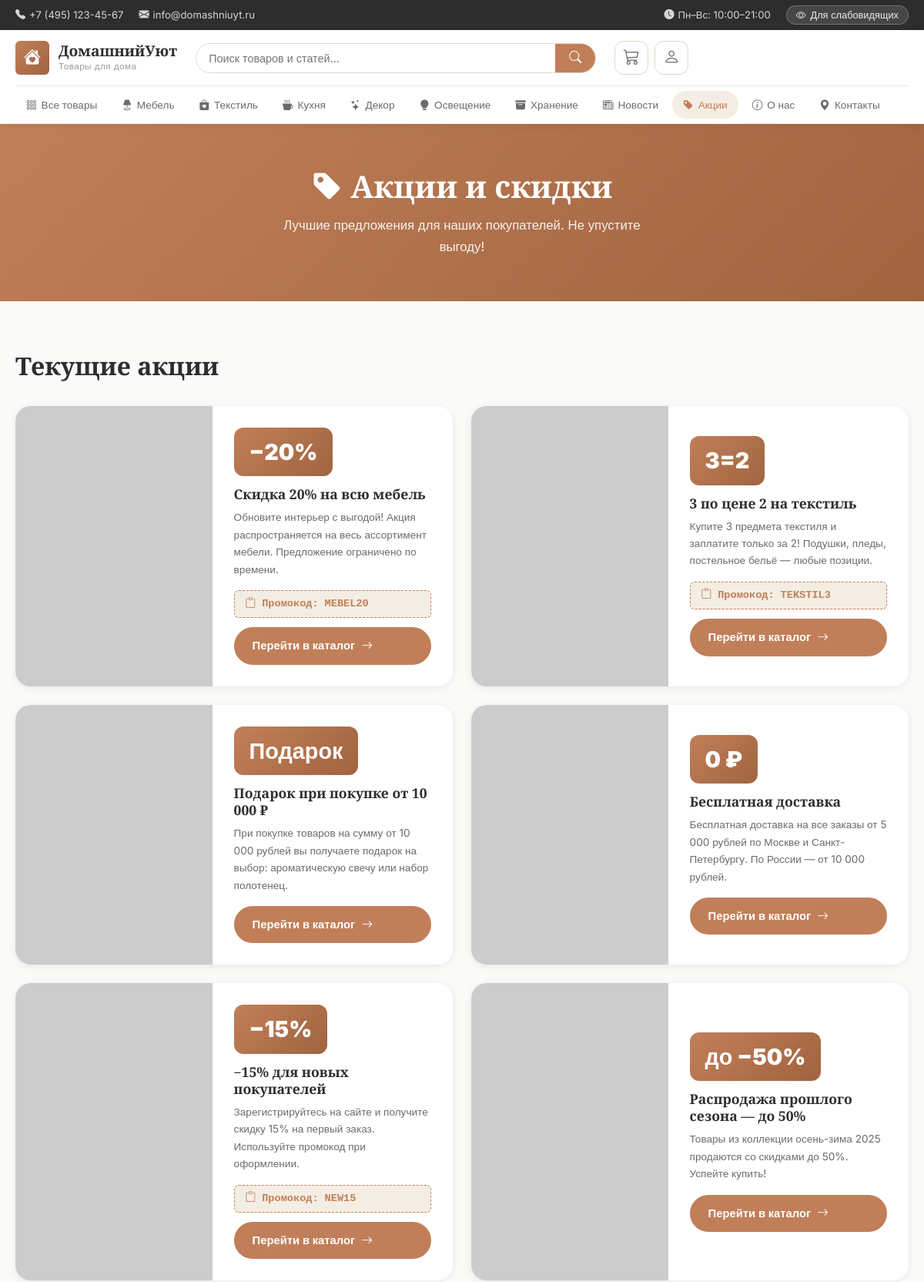
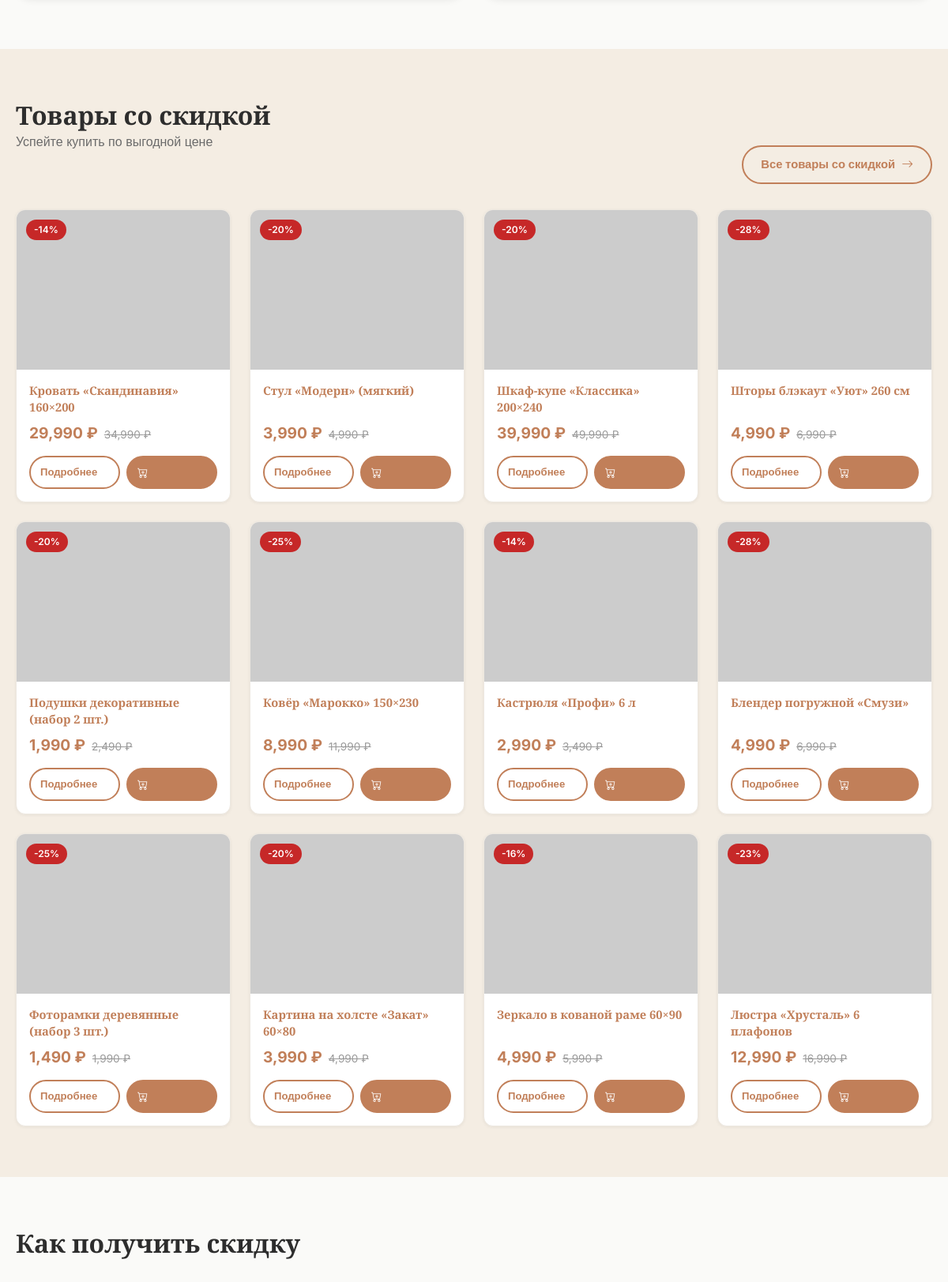
Page /promotions (upper part) on the committed database (2 pictures, top to bottom).
### app.py (models this page shows, shortened)
class Category(db.Model):
    __tablename__ = 'categories'
    id          = db.Column(db.Integer, primary_key=True)
    name        = db.Column(db.String(100), nullable=False)
    slug        = db.Column(db.String(100), unique=True, nullable=False)
    description = db.Column(db.Text)
    icon        = db.Column(db.String(50), default='bi-box')
    order       = db.Column(db.Integer, default=0)
    products = db.relationship('Product', backref='category', lazy=True)

class Promotion(db.Model):
    __tablename__ = 'promotions'
    id            = db.Column(db.Integer, primary_key=True)
    title         = db.Column(db.String(200), nullable=False)
    description   = db.Column(db.Text)
    discount_text = db.Column(db.String(50))   # Например «20%» или «3=2»
    image         = db.Column(db.String(255))
    promo_code    = db.Column(db.String(50))
    start_date    = db.Column(db.DateTime)
    end_date      = db.Column(db.DateTime)
    is_active     = db.Column(db.Boolean, default=True)

class Product(db.Model):
    __tablename__ = 'products'
    id               = db.Column(db.Integer, primary_key=True)
    name             = db.Column(db.String(200), nullable=False)
    slug             = db.Column(db.String(200), unique=True, nullable=False)
    category_id      = db.Column(db.Integer, db.ForeignKey('categories.id'), nullable=False)
    price            = db.Column(db.Float, nullable=False)
    old_price        = db.Column(db.Float)
    description      = db.Column(db.Text)
    full_description = db.Column(db.Text)
    image            = db.Column(db.String(255))
    is_featured      = db.Column(db.Boolean, default=False)   # Рекомендуем
    is_new           = db.Column(db.Boolean, default=False)   # Новинка
    is_sale          = db.Column(db.Boolean, default=False)   # Скидка
    stock            = db.Column(db.Integer, default=100)
    created_at       = db.Column(db.DateTime, default=datetime.utcnow)
    @property
    def discount_percent(self) -> int:
        if self.old_price and self.old_price > self.price:
            return int((1 - self.price / self.old_price) * 100)
        return 0

### app.py (the view)
@app.route('/promotions')
def promotions():
    active_promos = Promotion.query.filter_by(is_active=True).all()
    sale_products = Product.query.filter_by(is_sale=True).limit(12).all()
    return render_template('promotions.html',
                           promotions=active_promos,
                           sale_products=sale_products)

### app.py (called while the page is built)
@app.context_processor
def inject_globals():
    cats = Category.query.order_by(Category.order).all()
    cart = session.get('cart', {})
    cart_count = sum(cart.values()) if cart else 0
    return {
        'categories': cats,
        'cart_count': cart_count,
        'current_year': datetime.utcnow().year,
        'site_name': 'ДомашнийУют',
    }

### templates/promotions.html (shortened to what this page needs)
{% extends 'base.html' %}
{% block content %}
<div style="background:linear-gradient(135deg,var(--primary),var(--primary-dark));color:#fff;padding:56px 0;"
     aria-labelledby="promo-heading">
  <div class="container" style="text-align:center;">
    <h1 id="promo-heading" style="color:#fff;font-size:2.5rem;margin-bottom:12px;">
      <i class="bi bi-tag-fill" aria-hidden="true"></i> Акции и скидки
    </h1>
    <p style="opacity:.9;font-size:1.05rem;max-width:500px;margin:0 auto;">
      Лучшие предложения для наших покупателей. Не упустите выгоду!
    </p>
  </div>
</div>
<div class="container">
  {% if promotions %}
  <section class="section" aria-labelledby="active-promos-heading">
    <h2 id="active-promos-heading" class="section-title" style="margin-bottom:32px;">Текущие акции</h2>
    <div class="promo-grid">
      {% for promo in promotions %}
      <article class="promo-card">
        <div class="promo-card-img">
          <img src="{{ promo.image }}" alt="{{ promo.title }}" loading="lazy">
        </div>
        <div class="promo-card-body">
          {% if promo.discount_text %}
          <div class="promo-discount">{{ promo.discount_text }}</div>
          {% endif %}
          <h3 class="promo-card-title">{{ promo.title }}</h3>
          {% if promo.description %}
          <p class="promo-card-desc">{{ promo.description }}</p>
          {% endif %}
          {% if promo.promo_code %}
          <div class="promo-code" data-code="{{ promo.promo_code }}"
               role="button" tabindex="0"
               title="Нажмите для копирования промокода"
               aria-label="Промокод {{ promo.promo_code }}, нажмите для копирования">
            <i class="bi bi-clipboard" aria-hidden="true"></i>
            Промокод: <strong>{{ promo.promo_code }}</strong>
          </div>
          {% endif %}
          <a href="{{ url_for('catalog') }}" class="btn btn-primary">
            Перейти в каталог <i class="bi bi-arrow-right" aria-hidden="true"></i>
          </a>
        </div>
      </article>
      {% endfor %}
    </div>
  </section>
  {% endif %}
  {% if sale_products %}
  <section class="section section-alt" style="margin-left:-20px;margin-right:-20px;padding-left:20px;padding-right:20px;"
           aria-labelledby="sale-products-heading">
    <div style="padding:0;">
      <div class="section-header" style="margin-bottom:32px;">
        <div>
          <h2 id="sale-products-heading" class="section-title">Товары со скидкой</h2>
          <p class="section-subtitle">Успейте купить по выгодной цене</p>
        </div>
        <a href="{{ url_for('catalog') }}?sale=1" class="btn btn-outline">
          Все товары со скидкой <i class="bi bi-arrow-right" aria-hidden="true"></i>
        </a>
      </div>
      <div class="products-grid">
        {% for product in sale_products %}
        <article class="product-card">
          <a href="{{ url_for('product_detail', slug=product.slug) }}" class="product-card-img"
             aria-label="{{ product.name }}">
            <img src="{{ product.image }}" alt="{{ product.name }}" loading="lazy">
            <div class="product-badges">
              <span class="badge badge-sale">-{{ product.discount_percent }}%</span>
            </div>
          </a>
          <div class="product-card-body">
            <h3 class="product-card-name">
              <a href="{{ url_for('product_detail', slug=product.slug) }}">{{ product.name }}</a>
            </h3>
            <div class="product-card-price">
              <span class="price-current">{{ '{:,.0f}'.format(product.price) }} ₽</span>
              {% if product.old_price %}
              <span class="price-old">{{ '{:,.0f}'.format(product.old_price) }} ₽</span>
              {% endif %}
            </div>
            <div class="product-card-actions">
              <a href="{{ url_for('product_detail', slug=product.slug) }}" class="btn btn-outline btn-sm">Подробнее</a>
              <button type="button" class="btn btn-primary btn-sm" data-cart-add="{{ product.id }}"
                      aria-label="Добавить в корзину">
                <i class="bi bi-cart-plus" aria-hidden="true"></i>
              </button>
            </div>
          </div>
        </article>
        {% endfor %}
      </div>
    </div>
  </section>
  {% endif %}
  <section class="section" aria-labelledby="conditions-heading">
    <h2 id="conditions-heading" class="section-title" style="margin-bottom:32px;">Как получить скидку</h2>
      {% set steps = [
        ('1', 'bi-person-plus', 'Зарегистрируйтесь', 'Создайте аккаунт и получите -15% на первый заказ.'),
        ('2', 'bi-search', 'Найдите нужное', 'Выберите товары из ассортимента более 5 000 позиций.'),
        ('3', 'bi-clipboard-check', 'Введите промокод', 'Введите промокод при оформлении заказа.'),
        ('4', 'bi-truck', 'Получите заказ', 'Доставка по Москве от 1 дня, по России до 7 дней.'),
      ] %}
  </section>
</div>
{% endblock %}

### templates/base.html (shortened to what this page needs)
<!DOCTYPE html>
<html lang="ru">
<head>
  <link rel="stylesheet" href="https://cdn.jsdelivr.net/npm/bootstrap-icons@1.11.3/font/bootstrap-icons.css">
  <link rel="stylesheet" href="{{ url_for('static', filename='css/main.css') }}?v=3" id="main-css">
  <link rel="stylesheet" href="{{ url_for('static', filename='css/accessibility.css') }}?v=3" id="access-css" disabled>
</head>
<body class="standard-theme">
<header class="site-header" role="banner">
  <div class="header-top">
    <div class="container">
      <div class="header-top-inner">
        <div class="header-contacts">
          <a href="tel:+74951234567" aria-label="Позвонить">
            <i class="bi bi-telephone-fill" aria-hidden="true"></i> +7 (495) 123-45-67
          </a>
          <a href="mailto:info@domashniuyt.ru" aria-label="Написать письмо">
            <i class="bi bi-envelope-fill" aria-hidden="true"></i> info@domashniuyt.ru
          </a>
        </div>
        <div class="header-top-links">
          <span class="work-hours">
            <i class="bi bi-clock-fill" aria-hidden="true"></i> Пн–Вс: 10:00–21:00
          </span>
          <button class="theme-toggle" id="themeToggle" onclick="toggleTheme()"
                  aria-label="Переключить тему для слабовидящих" type="button">
            <i class="bi bi-eye" aria-hidden="true"></i>
            <span class="toggle-text">Для слабовидящих</span>
          </button>
        </div>
      </div>
    </div>
  </div>
  <nav class="main-nav" role="navigation" aria-label="Основное меню">
    <div class="container">
      <div class="nav-inner">
        <a href="{{ url_for('index') }}" class="logo" aria-label="ДомашнийУют — главная страница">
          <div class="logo-icon" aria-hidden="true">
            <i class="bi bi-house-heart-fill"></i>
          </div>
          <div class="logo-text">
            <span class="logo-name">{{ site_name }}</span>
            <span class="logo-tagline">Товары для дома</span>
          </div>
        </a>
        <div class="nav-search" role="search">
          <form action="{{ url_for('search') }}" method="GET" class="search-form"
                aria-label="Поиск по сайту">
            <input type="text" name="q" id="searchInput"
                   placeholder="Поиск товаров и статей..."
                   autocomplete="off"
                   value="{{ request.args.get('q', '') }}"
                   aria-autocomplete="list"
                   aria-controls="searchSuggestions">
            <button type="submit" aria-label="Найти">
              <i class="bi bi-search" aria-hidden="true"></i>
            </button>
          </form>
        </div>
        <div class="nav-actions">
          <a href="{{ url_for('cart_view') }}" class="nav-action" aria-label="Корзина{% if cart_count %}: {{ cart_count }} товар(ов){% endif %}">
            <i class="bi bi-cart3" aria-hidden="true"></i>
          </a>
          {% if current_user.is_authenticated %}
          <div class="nav-user-menu" id="userMenuWrap">
            <button class="nav-action user-btn" type="button"
                    id="userMenuBtn"
                    aria-label="Меню пользователя {{ current_user.username }}"
                    aria-haspopup="true"
                    aria-expanded="false">
              <i class="bi bi-person-circle" aria-hidden="true"></i>
            </button>
            <div class="user-dropdown" id="userDropdown" role="menu">
              <div class="user-dropdown-inner">
                <div class="user-dropdown-header">
                  <strong>{{ current_user.full_name or current_user.username }}</strong>
                  <small>{{ current_user.email }}</small>
                </div>
                <a href="{{ url_for('profile') }}" role="menuitem">
                  <i class="bi bi-person" aria-hidden="true"></i> Личный кабинет
                </a>
                {% if current_user.is_manager() %}
                <a href="{{ url_for('admin') }}" role="menuitem">
                  <i class="bi bi-gear" aria-hidden="true"></i> Панель управления
                </a>
                {% endif %}
                <a href="{{ url_for('logout') }}" class="logout-link" role="menuitem">
                  <i class="bi bi-box-arrow-right" aria-hidden="true"></i> Выйти
                </a>
              </div>
            </div>
          </div>
          {% else %}
          <a href="{{ url_for('login') }}" class="nav-action" aria-label="Войти в аккаунт">
            <i class="bi bi-person" aria-hidden="true"></i>
          </a>
          {% endif %}
        </div>
      </div>
      <div class="category-nav" id="categoryNav" role="navigation" aria-label="Категории товаров">
        <ul class="category-menu">
          <li>
            <a href="{{ url_for('catalog') }}"
               {% if request.endpoint == 'catalog' and not request.view_args.get('category_slug') %}class="active"{% endif %}>
              <i class="bi bi-grid-3x3-gap" aria-hidden="true"></i> Все товары
            </a>
          </li>
          {% for cat in categories %}
          <li>
            <a href="{{ url_for('catalog', category_slug=cat.slug) }}"
               {% if request.view_args and request.view_args.get('category_slug') == cat.slug %}class="active"{% endif %}>
              <i class="bi {{ cat.icon }}" aria-hidden="true"></i> {{ cat.name }}
            </a>
          </li>
          {% endfor %}
          <li>
            <a href="{{ url_for('news') }}"
               {% if request.endpoint in ('news','news_detail') %}class="active"{% endif %}>
              <i class="bi bi-newspaper" aria-hidden="true"></i> Новости
            </a>
          </li>
          <li>
            <a href="{{ url_for('promotions') }}"
               {% if request.endpoint == 'promotions' %}class="active"{% endif %}>
              <i class="bi bi-tag-fill" aria-hidden="true"></i> Акции
            </a>
          </li>
          <li>
            <a href="{{ url_for('about') }}"
               {% if request.endpoint == 'about' %}class="active"{% endif %}>
              <i class="bi bi-info-circle" aria-hidden="true"></i> О нас
            </a>
          </li>
          <li>
            <a href="{{ url_for('contacts') }}"
               {% if request.endpoint == 'contacts' %}class="active"{% endif %}>
              <i class="bi bi-geo-alt-fill" aria-hidden="true"></i> Контакты
            </a>
          </li>
        </ul>
      </div>
    </div>
  </nav>
</header>
<main class="main-content" id="main-content" role="main">
  {% block content %}{% endblock %}
</main>
</body>
</html>

### rows in the picture
Category: name "Мебель"
Category: name "Текстиль"
Category: name "Кухня"
Category: name "Декор"
Category: name "Освещение"
Category: name "Хранение"
Promotion: discount_text "−20%", title "Скидка 20% на всю мебель", description "Обновите интерьер с выгодой! Акция распространяется на весь ассортимент мебели. Предложение ограничено по времени.", promo_code "MEBEL20"
Promotion: discount_text "3=2", title "3 по цене 2 на текстиль", description "Купите 3 предмета текстиля и заплатите только за 2! Подушки, пледы, постельное бельё — любые позиции.", promo_code "TEKSTIL3"
Promotion: discount_text "Подарок", title "Подарок при покупке от 10 000 ₽", description "При покупке товаров на сумму от 10 000 рублей вы получаете подарок на выбор: ароматическую свечу или набор полотенец."
Promotion: discount_text "0 ₽", title "Бесплатная доставка", description "Бесплатная доставка на все заказы от 5 000 рублей по Москве и Санкт-Петербургу. По России — от 10 000 рублей."
Promotion: discount_text "−15%", title "−15% для новых покупателей", description "Зарегистрируйтесь на сайте и получите скидку 15% на первый заказ. Используйте промокод при оформлении.", promo_code "NEW15"
Promotion: discount_text "до −50%", title "Распродажа прошлого сезона — до 50%", description "Товары из коллекции осень-зима 2025 продаются со скидками до 50%. Успейте купить!"
Product: discount_percent "14", name "Кровать «Скандинавия» 160×200", price "29,990", old_price "34,990"
Product: discount_percent "20", name "Стул «Модерн» (мягкий)", price "3,990", old_price "4,990"
Product: discount_percent "20", name "Шкаф-купе «Классика» 200×240", price "39,990", old_price "49,990"
Product: discount_percent "28", name "Шторы блэкаут «Уют» 260 см", price "4,990", old_price "6,990"
Product: discount_percent "20", name "Подушки декоративные (набор 2 шт.)", price "1,990", old_price "2,490"
Product: discount_percent "25", name "Ковёр «Марокко» 150×230", price "8,990", old_price "11,990"
Product: discount_percent "14", name "Кастрюля «Профи» 6 л", price "2,990", old_price "3,490"
Product: discount_percent "28", name "Блендер погружной «Смузи»", price "4,990", old_price "6,990"
Product: discount_percent "25", name "Фоторамки деревянные (набор 3 шт.)", price "1,490", old_price "1,990"
Product: discount_percent "20", name "Картина на холсте «Закат» 60×80", price "3,990", old_price "4,990"
Product: discount_percent "16", name "Зеркало в кованой раме 60×90", price "4,990", old_price "5,990"
Product: discount_percent "23", name "Люстра «Хрусталь» 6 плафонов", price "12,990", old_price "16,990"

### other values in the picture
{{ site_name }} "ДомашнийУют"
